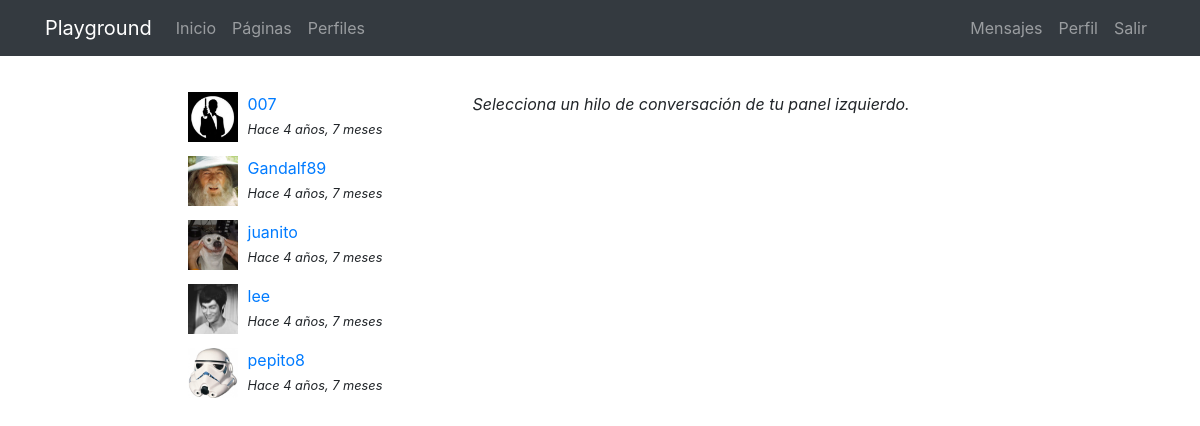
The app's page /messenger/ (signed in) with its own data.
### registration/models.py (models this page shows)
class Profile(models.Model):
    user = models.OneToOneField(User, on_delete=models.CASCADE)
    avatar = models.ImageField(upload_to=custom_upload_to, null=True, blank=True)
    bio = models.TextField(null=True, blank=True)
    link = models.URLField(max_length=200, null=True, blank=True)
    class Meta:
        ordering = ['user__username']

### messenger/models.py (models this page shows)
class Thread(models.Model):
    users = models.ManyToManyField(User, related_name='threads')
    messages = models.ManyToManyField(Message)
    updated = models.DateTimeField(auto_now=True)
    objects = ThreadManager()
    class Meta:
        ordering = ['-updated']

class Message(models.Model):
    user = models.ForeignKey(User, on_delete=models.CASCADE)
    content = models.TextField()
    created = models.DateTimeField(auto_now_add=True)
    class Meta:
        ordering = ['created']

### messenger/views.py (the view)
# urls.py: path('', ThreadList.as_view(), name="list"),
@method_decorator(login_required, name="dispatch")
class ThreadList(TemplateView):
    template_name = "messenger/thread_list.html"

### messenger/templates/messenger/thread_list.html (shortened to what this page needs)
{% extends 'core/base.html' %}
{% load static %}
{% block content %}
<main role="main">
  <div class="container">
    <div class="row mt-3">
      <div class="col-md-9 mx-auto mb-5">
        <div class="row">
          <div class="col-md-4">
            {% for thread in request.user.threads.all %}
              {% if thread.messages.all|length > 0 %}
                <div class="mb-3">
                  {% for user in thread.users.all %}
                    {% if user != request.user %}
                      {% if user.profile.avatar %}
                        <img src="{{user.profile.avatar.url}}" class="avatar">
                      {% else %}
                        <img src="{% static 'registration/img/no-avatar.jpg' %}" class="avatar">
                      {% endif %}
                      <div>
                        <a href="{% url 'messenger:detail' thread.pk %}">{{user}}</a><br>
                        <small><i>Hace {{thread.messages.last.created|timesince}}</i></small>
                      </div>
                    {% endif %}
                  {% endfor %}
                </div>
              {% endif %}
            {% endfor %}
          </div>
          <div class="col-md-8">
            <p><i>Selecciona un hilo de conversación de tu panel izquierdo.</i></p>
          </div>
        </div>
      </div>
    </div>
  </div>
</main>
{% endblock %}

### core/static/core/css/main.css (style rules this page uses)
main { padding-top: 20px; }
:root { --jumbotron-padding-y: 3rem; }

### messenger/templates/messenger/thread_list.html (style rules this page uses)
.avatar { width:50px; height:50px; float:left; margin-right:10px; }

### records on screen
Thread: messages.last.created "4 años, 7 meses"
Thread: messages.last.created "4 años, 7 meses"
Thread: messages.last.created "4 años, 7 meses"
Thread: messages.last.created "4 años, 7 meses"
Thread: messages.last.created "4 años, 7 meses"

### other values on screen
{{ user }} "007"
{{ user }} "Gandalf89"
{{ user }} "juanito"
{{ user }} "lee"
{{ user }} "pepito8"
